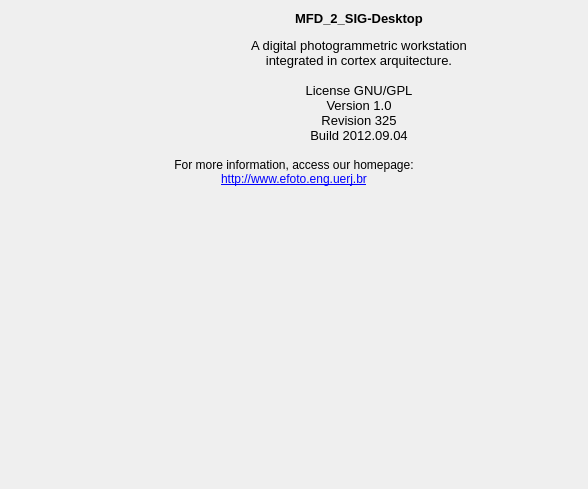
<?xml version="1.0" encoding="UTF-8"?>
<ui version="4.0">
 <class>AboutForm</class>
 <widget class="QWidget" name="AboutForm">
  <property name="windowModality">
   <enum>Qt::ApplicationModal</enum>
  </property>
  <property name="geometry">
   <rect>
    <x>0</x>
    <y>0</y>
    <width>588</width>
    <height>489</height>
   </rect>
  </property>
  <property name="sizePolicy">
   <sizepolicy hsizetype="Preferred" vsizetype="Preferred">
    <horstretch>0</horstretch>
    <verstretch>0</verstretch>
   </sizepolicy>
  </property>
  <property name="minimumSize">
   <size>
    <width>588</width>
    <height>489</height>
   </size>
  </property>
  <property name="maximumSize">
   <size>
    <width>588</width>
    <height>489</height>
   </size>
  </property>
  <property name="windowTitle">
   <string>MFD: About</string>
  </property>
  <property name="windowIcon">
   <iconset>
    <normaloff>:/icons/images/WindowIcon.png</normaloff>:/icons/images/WindowIcon.png</iconset>
  </property>
  <property name="styleSheet">
   <string notr="true">background-image: url(:/image/Pattern);</string>
  </property>
  <layout class="QGridLayout" name="gridLayout">
   <item row="0" column="0">
    <widget class="QLabel" name="tuxLabel">
     <property name="maximumSize">
      <size>
       <width>124</width>
       <height>148</height>
      </size>
     </property>
     <property name="styleSheet">
      <string notr="true">background-image: url(:/icons/images/none.png);</string>
     </property>
     <property name="text">
      <string/>
     </property>
     <property name="pixmap">
      <pixmap resource="../../../../br.uerj.eng.efoto.app/src/resource/resource.qrc">:/image/Efotux</pixmap>
     </property>
    </widget>
   </item>
   <item row="1" column="0" colspan="2">
    <widget class="QLabel" name="pageLabel">
     <property name="sizePolicy">
      <sizepolicy hsizetype="Preferred" vsizetype="Preferred">
       <horstretch>0</horstretch>
       <verstretch>0</verstretch>
      </sizepolicy>
     </property>
     <property name="styleSheet">
      <string notr="true">background-image: url(:/icons/images/none.png);</string>
     </property>
     <property name="text">
      <string>For more information, access our homepage:&lt;br&gt;&lt;a href=&quot;http://www.efoto.eng.uerj.br&quot; target=&quot;_new&quot;&gt;http://www.efoto.eng.uerj.br&lt;/a&gt;</string>
     </property>
     <property name="alignment">
      <set>Qt::AlignCenter</set>
     </property>
     <property name="openExternalLinks">
      <bool>true</bool>
     </property>
    </widget>
   </item>
   <item row="0" column="1">
    <widget class="QLabel" name="descLabel">
     <property name="styleSheet">
      <string notr="true">background-image: url(:/icons/images/none.png);</string>
     </property>
     <property name="text">
      <string>&lt;!DOCTYPE HTML PUBLIC &quot;-//W3C//DTD HTML 4.0//EN&quot; &quot;http://www.w3.org/TR/REC-html40/strict.dtd&quot;&gt;
&lt;html&gt;&lt;head&gt;&lt;meta name=&quot;qrichtext&quot; content=&quot;1&quot; /&gt;&lt;style type=&quot;text/css&quot;&gt;
p, li { white-space: pre-wrap; }
&lt;/style&gt;&lt;/head&gt;&lt;body style=&quot; font-family:'Sans'; font-size:10pt; font-weight:400; font-style:normal;&quot;&gt;
&lt;p style=&quot; margin-top:18px; margin-bottom:12px; margin-left:0px; margin-right:0px; -qt-block-indent:0; text-indent:0px;&quot;&gt;&lt;span style=&quot; font-weight:600;&quot;&gt;MFD_2_SIG-Desktop&lt;/span&gt;&lt;/p&gt;
&lt;p style=&quot; margin-top:0px; margin-bottom:0px; margin-left:0px; margin-right:0px; -qt-block-indent:0; text-indent:0px;&quot;&gt;A digital photogrammetric workstation&lt;br /&gt;integrated in cortex arquitecture.&lt;br /&gt;&lt;/p&gt;
&lt;p style=&quot; margin-top:0px; margin-bottom:0px; margin-left:0px; margin-right:0px; -qt-block-indent:0; text-indent:0px;&quot;&gt;License GNU/GPL&lt;br /&gt;Version 1.0&lt;/p&gt;
&lt;p style=&quot; margin-top:0px; margin-bottom:0px; margin-left:0px; margin-right:0px; -qt-block-indent:0; text-indent:0px;&quot;&gt;Revision 325&lt;/p&gt;
&lt;p style=&quot; margin-top:0px; margin-bottom:0px; margin-left:0px; margin-right:0px; -qt-block-indent:0; text-indent:0px;&quot;&gt;Build 2012.09.04&lt;/p&gt;&lt;/body&gt;&lt;/html&gt;</string>
     </property>
     <property name="textFormat">
      <enum>Qt::AutoText</enum>
     </property>
     <property name="scaledContents">
      <bool>false</bool>
     </property>
     <property name="alignment">
      <set>Qt::AlignCenter</set>
     </property>
    </widget>
   </item>
   <item row="2" column="0" colspan="2">
    <widget class="QLabel" name="label">
     <property name="minimumSize">
      <size>
       <width>570</width>
       <height>276</height>
      </size>
     </property>
     <property name="maximumSize">
      <size>
       <width>570</width>
       <height>276</height>
      </size>
     </property>
     <property name="styleSheet">
      <string notr="true">border-image: url(:/image/patrocinadores.png);</string>
     </property>
     <property name="text">
      <string/>
     </property>
    </widget>
   </item>
  </layout>
 </widget>
 <resources>
  <include location="../../../../br.uerj.eng.efoto.app/src/resource/resource.qrc"/>
 </resources>
 <connections/>
</ui>
